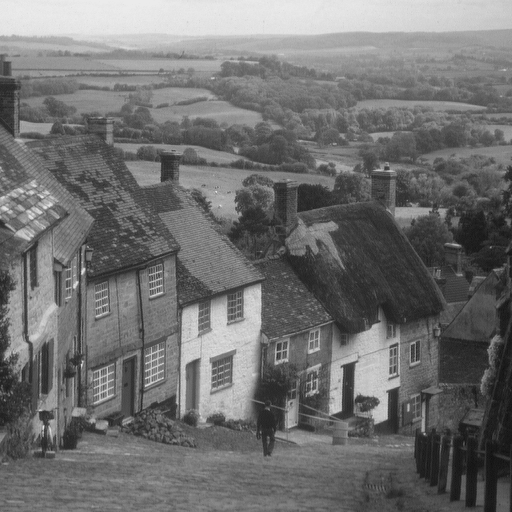
#> input picture ex4/city.png, 512 x 512 px
$ jupyter execute --allow-errors ex4.ipynb   (older library calls are emulated)
#> lines starting #> are read from the running program, lines starting #| are printed output that depends on the picture; long printed decimals are rounded
[cell 1]
import numpy as np
import pandas as pd


import matplotlib
import numpy as np
from matplotlib import pyplot as plt
from matplotlib import cm
from skimage import measure, io
from skimage.filters import threshold_otsu, sobel
# from skimage.transform import (hough_line, hough_line_peaks, probabilistic_hough_line, rotate)
from skimage.feature import canny
from skimage.morphology import binary_dilation
from scipy.stats import mode
import math
import sys
from scipy import misc

[cell 2]
files = [
    'baboon.png',
    'butterfly.png',
    'city.png',
    'house.png',
    'seagull.png',
]

scale = 2.2
f = files[2]
original_img = misc.imread(f)
#> original_img is the input picture: shape (512, 512); min 16, max 235, mean 112.2
print("original shape:", original_img.shape)
#| original shape: (512, 512)
io.imshow(original_img)
plt.show()


scaled_shape = np.floor(np.multiply(original_img.shape, scale)).astype(int)
#> scaled_shape = [1126, 1126]
print("scaled shape:", scaled_shape)
#| scaled shape: [1126 1126]
scaled_img = np.zeros(scaled_shape)

# scale
indexes = np.indices(scaled_shape)
indexes = np.round(indexes / scale).astype(int)

# interpolation
scaled_img = original_img[indexes[0], indexes[1]]

# save scaled image
io.imsave('scaled1.' + f, scaled_img)
io.imshow(scaled_img)
plt.show()

[cell 3]
original_img.shape
#> Out = (512, 512)

[cell 4]
scale = 0.5
f = files[1]
original_img = misc.imread(f)
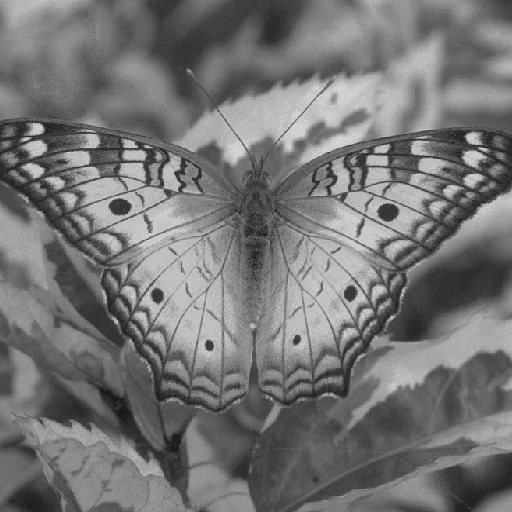
#> input picture ex4/butterfly.png, 512 x 512 px
#> original_img is the input picture: shape (512, 512); min 27, max 212, mean 116.8
print("original shape:", original_img.shape)
#| original shape: (512, 512)
io.imshow(original_img)
plt.show()

scaled_shape = np.floor(np.multiply(original_img.shape, scale)).astype(int)
#> scaled_shape = [256, 256]
print("scaled shape:", scaled_shape)
#| scaled shape: [256 256]
scaled_img = np.zeros(scaled_shape)

# scale
indexes = np.indices(scaled_shape)
indexes[0] = np.clip(indexes[0], 0, scaled_shape[0] - 2)
indexes[1] = np.clip(indexes[1], 0, scaled_shape[1] - 2)
indexes = np.floor(indexes / scale).astype(int)
dx_dy = (indexes / scale) - np.floor(indexes / scale)
# x_indexes = indexes[0].flatten()
# y_indexes = indexes[1].flatten()
term1 = (1 - dx_dy[0]) * (1 - dx_dy[1]) * original_img[indexes[0], indexes[1]]
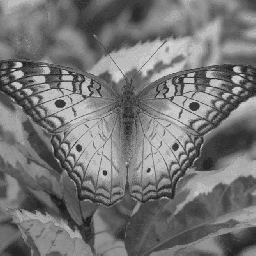
#> term1: shape (256, 256) float64; min 27, max 212, mean 116.9
term2 = (dx_dy[0]) * (1 - dx_dy[1]) * original_img[indexes[0] + 1, indexes[1]]
#> term2: shape (256, 256) float64; every value is 0
term3 = (1 - dx_dy[0]) * (dx_dy[1]) * original_img[indexes[0], indexes[1] + 1]
term4 = (dx_dy[0]) * (dx_dy[1]) * original_img[indexes[0] + 1, indexes[1] + 1]

#TODO: treat range of gray color
scaled_img = np.round(term1 + term2 + term3 + term4).astype(int)
#> scaled_img: shape (256, 256) int64
#> (the rest of this cell did not finish here and is left out)

[cell 5]
def R_function(s):
    return ((np.maximum(s + 2, 0)** 3) - 4*(np.maximum(s + 1, 0)**3) + 6*(np.maximum(s, 0)**3) - 4*(np.maximum(s - 1, 0)**3)) / 6

scale = 1.955
f = files[1]
original_img = misc.imread(f)
print("original shape:", original_img.shape)
#| original shape: (512, 512)

scaled_shape = np.floor(np.multiply(original_img.shape, scale)).astype(int)
#> scaled_shape = [1000, 1000]
print("scaled shape:", scaled_shape)
#| scaled shape: [1000 1000]
scaled_img = np.zeros(scaled_shape)

# scale
indexes = np.indices(scaled_shape)
indexes[0] = np.clip(indexes[0], 0, scaled_shape[0] - 1)
indexes[1] = np.clip(indexes[1], 0, scaled_shape[1] - 1)
indexes = np.floor(indexes / scale).astype(int)
dx_dy = (indexes / scale) - np.floor(indexes / scale)

for m in range(-1, 3):
    for n in range(-1, 3):
        dx = dx_dy[0]
        dy = dx_dy[1]
        r2 = R_function(m - dx)
        r1 = R_function(dy - n)
        x_indexes = np.clip(indexes[0] + m, 0, original_img.shape[0] - 1)
        y_indexes = np.clip(indexes[1] + n, 0, original_img.shape[1] - 1)
        scaled_img = scaled_img + (r1*r2*original_img[x_indexes, y_indexes])
#> scaled_img: shape (1000, 1000) float64

scaled_img = scaled_img.astype(int)
print(np.amin(scaled_img))
#| 26
print(np.amax(scaled_img))
#| 211
#> (the rest of this cell did not finish here and is left out)

[cell 6]
def calculate_dx_dy(indexes):
    dx_dy = indexes - np.floor(indexes)
    return dx_dy[0], dx_dy[1]

def L_function(n, dx, dy, x, y, original_img):
    width = original_img.shape[0] - 1
    height = original_img.shape[1] - 1
    y = np.clip(y + n - 2, 0, height) # y + n - 2
    l = (-dx * (dx-1) * (dx-2) * original_img[np.clip(x - 1, 0, width), y])/6
    l += ((dx+1) * (dx-1) * (dx-2) * original_img[x, y])/2
    l += (-dx * (dx+1) * (dx-2) * original_img[np.clip(x + 1, 0, width), y])/2
    l += (dx * (dx+1) * (dx-1) * original_img[np.clip(x + 2, 0, width), y])/6
    return l

def interpolate_lagrange(indexes, original_img):
    dx, dy = calculate_dx_dy(indexes)
    x = np.floor(indexes[0]).astype(int)
    y = np.floor(indexes[1]).astype(int)
    scaled_img = (-dy * (dy - 1) * (dy - 2) * L_function(1, dx, dy, x, y, original_img))/6
    scaled_img += ((dy+1) * (dy - 1) * (dy - 2) * L_function(2, dx, dy, x, y, original_img))/2
    scaled_img += (-dy * (dy + 1) * (dy - 2) * L_function(3, dx, dy, x, y, original_img))/2
    scaled_img += (dy * (dy + 1) * (dy - 1) * L_function(4, dx, dy, x, y, original_img))/6
    return scaled_img.astype(int)


def R_function(s):
    return ((np.maximum(s + 2, 0)** 3) - 4*(np.maximum(s + 1, 0)**3) + 6*(np.maximum(s, 0)**3) - 4*(np.maximum(s - 1, 0)**3)) / 6


def interpolate_bicubic(indexes, original_img):
    dx, dy = calculate_dx_dy(indexes)
    scaled_img = np.zeros(dx.shape)
    width = original_img.shape[0] - 1
    height = original_img.shape[1] - 1

    for m in range(-1, 3):
        for n in range(-1, 3):
            r2 = R_function(m - dx)
            r1 = R_function(dy - n)
            x = np.floor(indexes[0]).astype(int)
            y = np.floor(indexes[1]).astype(int)
            x = np.clip(x + m, 0, width)
            y = np.clip(y + n, 0, height)
            scaled_img += r1*r2*original_img[x, y]

    return scaled_img.astype(int)


def interpolate_bilinear(indexes, original_img):
    width = original_img.shape[0] - 1
    height = original_img.shape[1] - 1

    dx, dy = calculate_dx_dy(indexes)
    scaled_img = np.zeros(dx.shape)
    x = np.floor(indexes[0]).astype(int)
    y = np.floor(indexes[1]).astype(int)

    scaled_img += (1 - dx) * (1 - dy) * original_img[np.clip(x, 0, width), np.clip(y, 0, width)]
    scaled_img += dx * (1 - dy) * original_img[np.clip(x + 1, 0, width), np.clip(y, 0, width)]
    scaled_img += (1 - dx) * dy * original_img[np.clip(x, 0, width), np.clip(y + 1, 0, width)]
    scaled_img += dx * dy * original_img[np.clip(x + 1, 0, width), np.clip(y + 1, 0, width)]

    return scaled_img.astype(int)

def interpolate_nn(indexes, original_img):
    indexes = np.round(indexes).astype(int)
    return original_img[indexes[0], indexes[1]]


def scale_image(method, original_img, scale):
    scaled_shape = np.floor(np.multiply(original_img.shape, scale)).astype(int)
    print("scaled shape:", scaled_shape)
    scaled_img = np.zeros(scaled_shape)

    # scale
    indexes = np.indices(scaled_shape)
    indexes = indexes/scale
    dx, dy = calculate_dx_dy(indexes)

    if method == 4:
        return interpolate_lagrange(indexes, original_img)
    elif method == 3:
        return interpolate_bicubic(indexes, original_img)
    elif method == 2:
        return interpolate_bilinear(indexes, original_img)
    else:
        return interpolate_nn(indexes, original_img)

def rotate_image(method, original_img, theta):
    '''
    theta in degrees
    '''
    theta = np.deg2rad(theta)
    indexes = np.indices(original_img.shape)

    x = indexes[0]
    y = indexes[1]
    w = original_img.shape[0]
    h = original_img.shape[1]
    x_ = (x * math.cos(theta)) - (y * math.sin(theta))
    y_ = (x * math.sin(theta)) + (y * math.cos(theta))

    # calculate offset to center the image
    center_x = ((w/2) * math.cos(theta)) - ((h/2) * math.sin(theta))
    center_y = ((w/2) * math.sin(theta)) + ((h/2) * math.cos(theta))
    offset_x = (w/2) - center_x
    offset_y = (h/2) - center_y

    # center image
    x_ += offset_x
    y_ += offset_y

    # clip to values in image range
    x = np.clip(x_, 0, w - 1).round().astype(int)
    y = np.clip(y_, 0, h - 1).round().astype(int)

    # filter out invalid coordinates (out of bounds)
    filter_invalid_coordinates = np.logical_or(
        np.logical_or(x_ > w - 1, y_ > h - 1),
        np.logical_or(x_ < 0, y_ < 0)
    )

    # calculate dx and dy
    indexes[0] = x
    indexes[1] = y

    if method == 4:
        rotated_img = interpolate_lagrange(indexes, original_img)
    elif method == 3:
        rotated_img =  interpolate_bicubic(indexes, original_img)
    elif method == 2:
        rotated_img =  interpolate_bilinear(indexes, original_img)
    else:
        rotated_img =  interpolate_nn(indexes, original_img)

    # paint areas out of image range as black
    rotated_img[filter_invalid_coordinates] = 0
    return rotated_img


def main():
    scale = 1.955

    f = 'baboon.png'
    original_img = misc.imread(f)
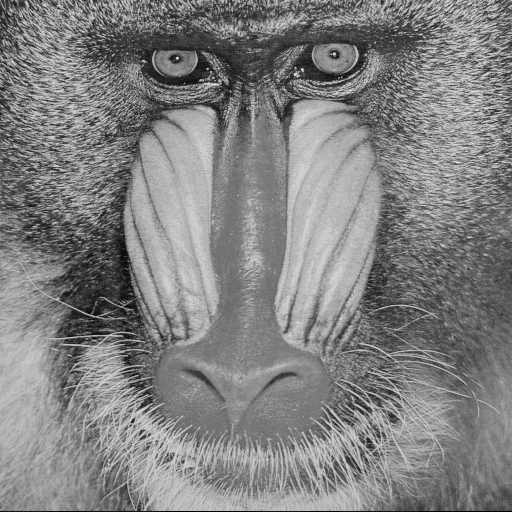
#> input picture ex4/baboon.png, 512 x 512 px
#> original_img is the input picture: shape (512, 512); min 0, max 230, mean 129.1

    for method in range(1,5):
        print("Scaled image")
        scaled_img = scale_image(method, original_img, scale)
        io.imsave('scaled.' + f, scaled_img, cmap='gray', vmin=0, vmax=255)
        io.imshow(scaled_img, cmap='gray', vmin=0, vmax=255)
        plt.show()

        print("Rotated image")
        rotated_img = rotate_image(method, original_img, 30)
        io.imsave('rotated.' + f, rotated_img, cmap='gray', vmin=0, vmax=255)
        io.imshow(rotated_img, cmap='gray', vmin=0, vmax=255)
        plt.show()
#> this loop made 2 passes
#> pass 1, in main, `rotated_img = rotate_image(method, original_img, 30)`:
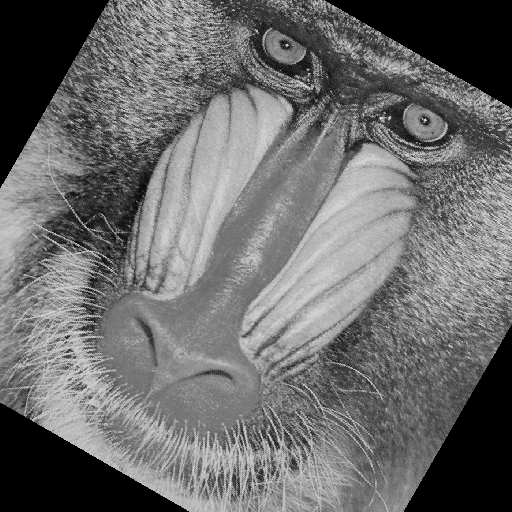
#> rotated_img: shape (512, 512); min 0, max 230, mean 108.4

#> (the rest of this cell did not finish here and is left out)

[cell 7]
# Rotate

# theta in radians
def my_rotate(original_img, theta):
#> called with theta = 0.349
    indexes = np.indices(original_img.shape)
#     indexes = np.indices(np.multiply(2, original_img.shape))

    x = indexes[0]
    y = indexes[1]
    w = original_img.shape[0]
#> w = 512
    h = original_img.shape[1]
#> h = 512
    x_ = (x * math.cos(theta)) - (y * math.sin(theta))
    y_ = (x * math.sin(theta)) + (y * math.cos(theta))

#     print(indexes[0] >= 0 * indexes[1] >= 0)
    print(indexes[1] >= 0)
#> (printed output is left out)

#     print("filter_valid_coordinates shape:", filter_valid_coordinates.shape)
#     indexes = indexes[filter_valid_coordinates]


    center_x = ((w/2) * math.cos(theta)) - ((h/2) * math.sin(theta))
#> center_x = 153
    center_y = ((w/2) * math.sin(theta)) + ((h/2) * math.cos(theta))
#> center_y = 328.1
    offset_x = (w/2) - center_x
#> offset_x = 103
    offset_y = (h/2) - center_y
#> offset_y = -72.12
    print("offset_center_x:", offset_x)
#| offset_center_x: 102.996
    print("offset_center_y:", offset_y)
#| offset_center_y: -72.118

    x_ += offset_x
    y_ += offset_y

    x = np.clip(x_, 0, w - 1).round().astype(int)
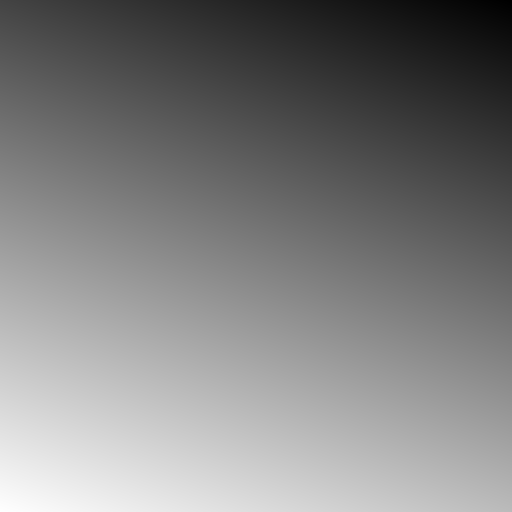
#> x_: shape (512, 512) float64; min -71.78, max 583.2, mean 255.7; drawn with min black and max white
    y = np.clip(y_, 0, h - 1).round().astype(int)
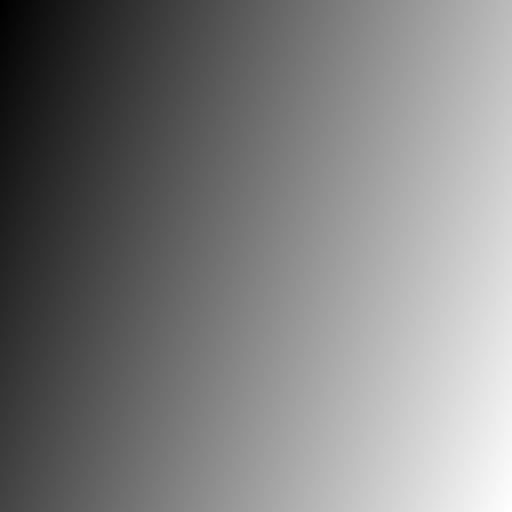
#> y_: shape (512, 512) float64; min -72.12, max 582.8, mean 255.4; drawn with min black and max white

#     x = np.round(x).astype(int)
#     y = np.round(y).astype(int)

    # filter valid coordinates
    filter_invalid_coordinates = np.logical_or(
        np.logical_or(x_ > w-1, y_ > h-1),
        np.logical_or(x_ < 0, y_ < 0)
    )
    print(np.any(x > w))
#| False
    print(np.any(y > h))
#| False
    print(np.any(x < 0))
#| False
    print(np.any(y < 0))
#| False

    # interpolation
    scaled_img = original_img[x, y]
#> scaled_img: shape (512, 512)
    print(np.sum(filter_invalid_coordinates))
#| 32814
    scaled_img[filter_invalid_coordinates] = 0
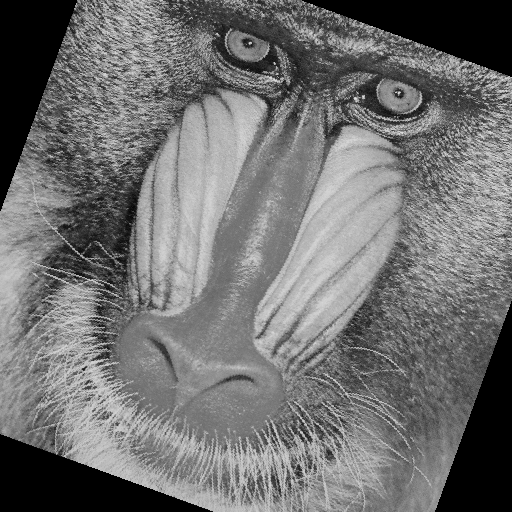
#> scaled_img: shape (512, 512); min 0, max 230, mean 112.5

    # save scaled image
#     io.imsave('rotated1.', scaled_img)
    io.imshow(scaled_img)
    plt.show()

original_img = misc.imread('baboon.png')
my_rotate(original_img, math.pi/9)

import skimage
io.imshow(skimage.transform.rotate(original_img, 45))
plt.show()
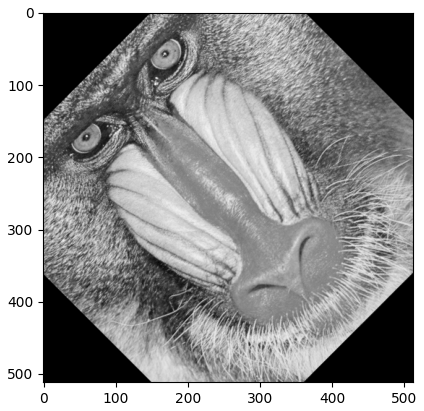
#> figure drawn by matplotlib, 1 panel

[cell 8]
scale = 2.2
f = 'neg_28.png'
original_img = io.imread(f, as_grey=True)
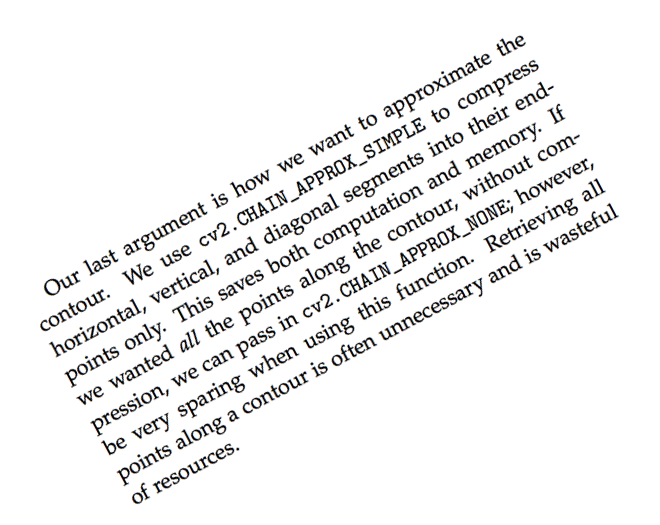
#> input picture ex3/neg_28.png, 660 x 525 px, found by its file name
#> original_img: shape (525, 660) float64; min 0, max 1, mean 0.944
original_img = skimage.img_as_ubyte(original_img)

crop = original_img[200:300, 200:300]
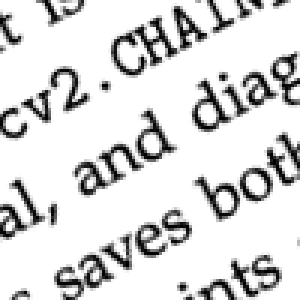
#> crop: shape (100, 100) (shown 3 times larger); min 0, max 255, mean 217.4
io.imshow(crop)
plt.show()

[cell 9]
import skimage
original_img = misc.imread('neg_28.png')
#> original_img: shape (525, 660, 4)
original_img = skimage.img_as_ubyte(original_img)
io.imsave( 'neg_28_8b.png', original_img)
